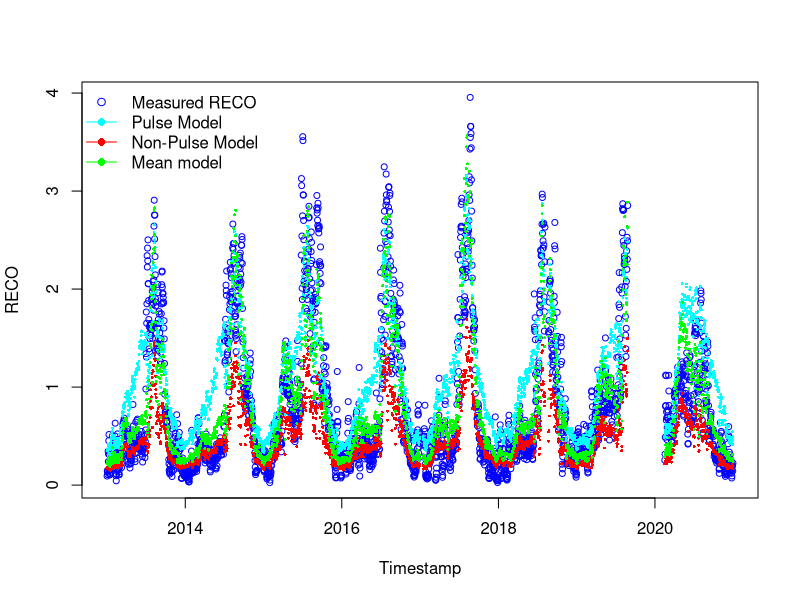
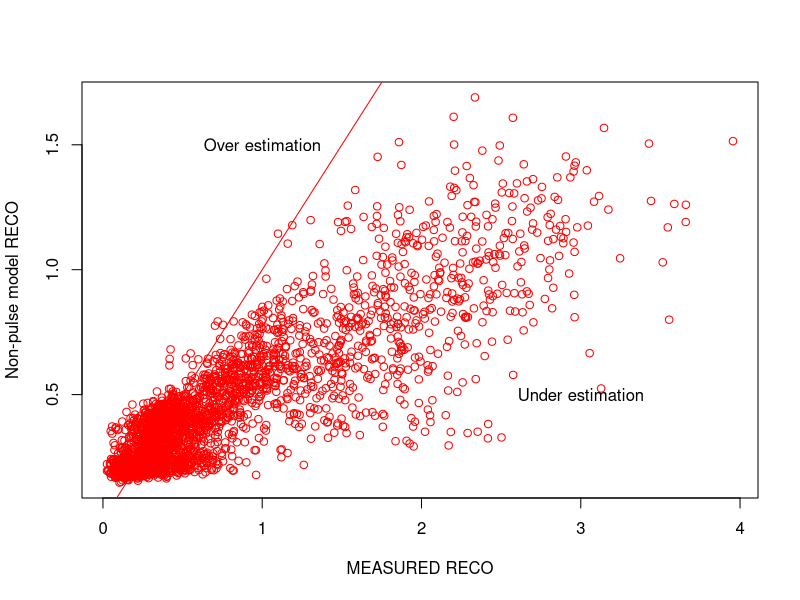
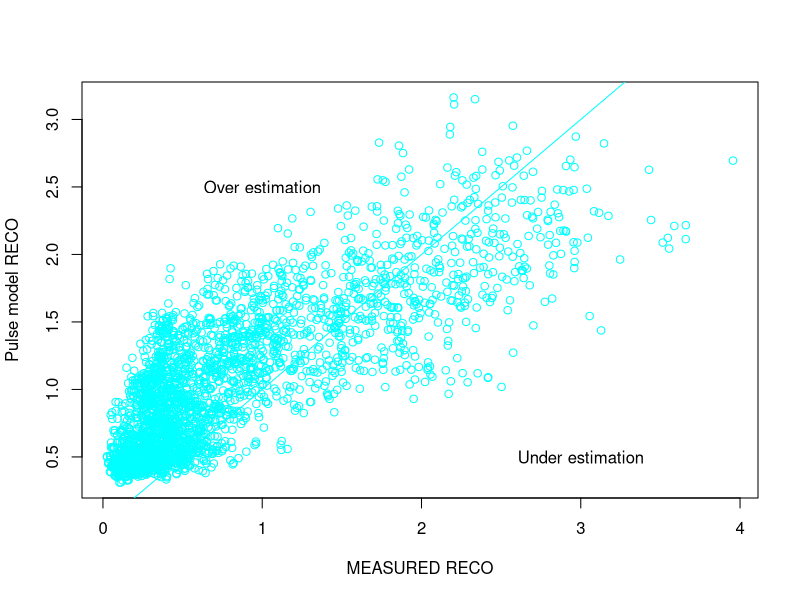
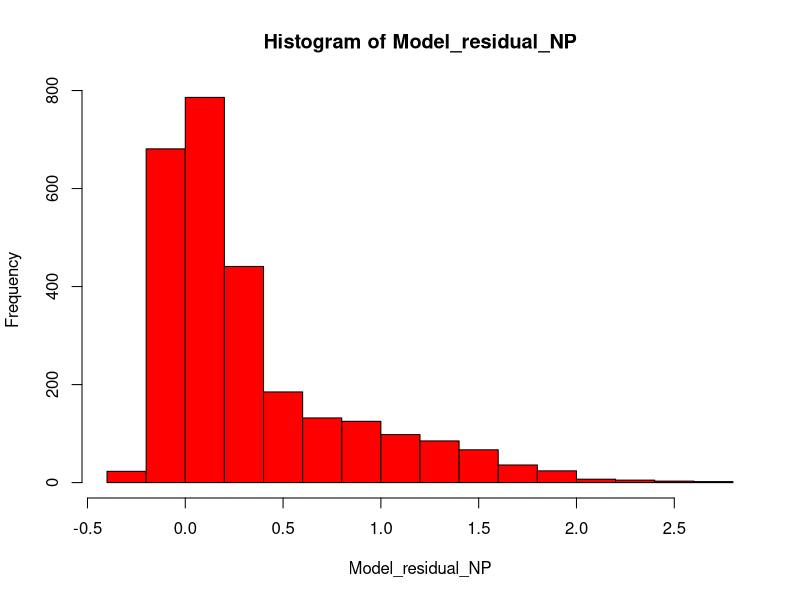
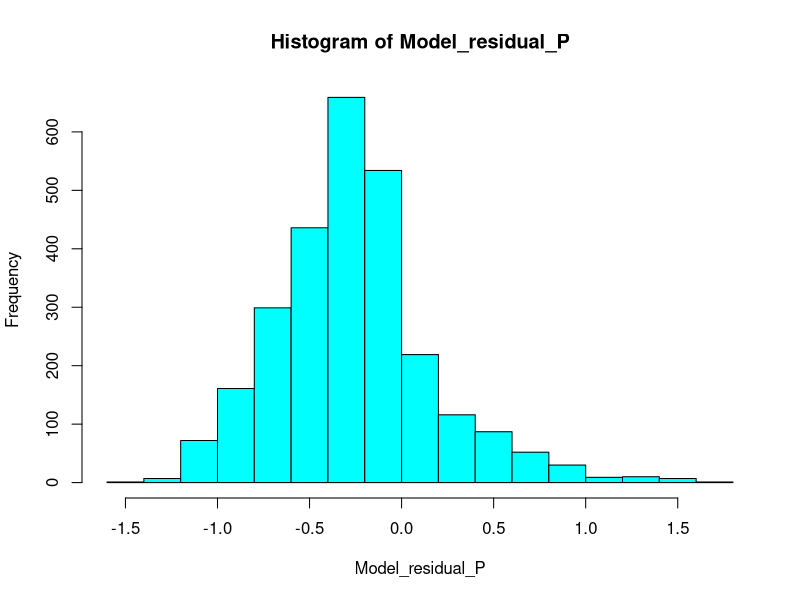
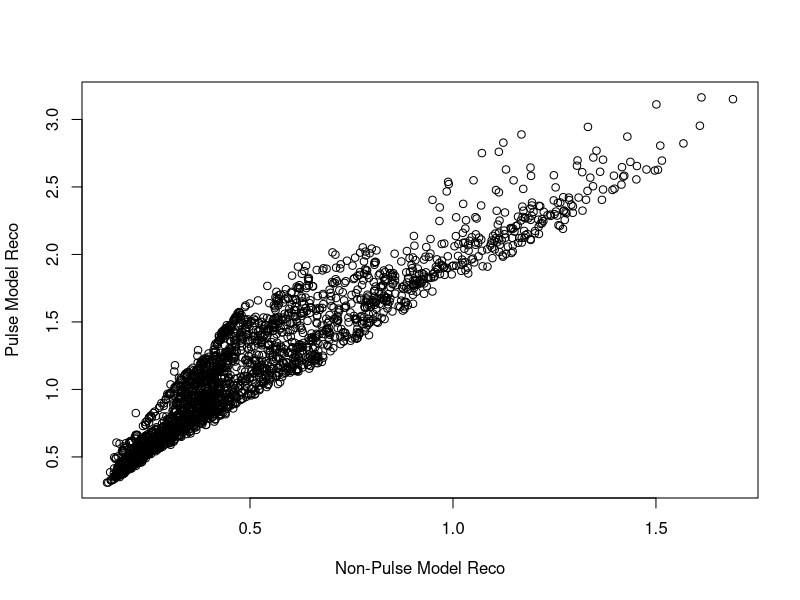

Source code (R) for these figures, in order: (Note: this script raises an error after producing the figures.)
# 17-05-2024
# Anastasia Makhnykina

library(dplyr)
library(tidyr)
library(tidyverse)
library(lubridate)
library(ggplot2)
library(units)
library(stats)
library(grDevices)
library(readr)
library(ggpubr)
library(minpack.lm)


# Read other pulse division docs - with "DM" in their names
years_sum1 <- read.csv("data/years_sum1_DM.csv")
years_sum_Pulse0 <- read.csv("data/years_sum_Pulse0_DM.csv")
years_sum_Pulse1 <- read.csv("data/years_sum_Pulse1_DM.csv")

# Make sure in the Date format
years_sum_Pulse0$date <- as.Date(years_sum_Pulse0$date)
years_sum_Pulse1$date <- as.Date(years_sum_Pulse1$date)
years_sum1$date <- as.Date(years_sum1$date)

# CHECK COLUMN NAMES AND DATA TYPES
str(years_sum_Pulse0)
str(years_sum_Pulse1)
str(years_sum1)

####### Non-Pulse model ###################
###########################################

# Remove rows with missing values
years_sum_Pulse0 <- na.omit(years_sum_Pulse0)

# Calculate Soil Moisture
years_sum_Pulse0$meanSWC5 <- as.numeric(as.character(years_sum_Pulse0$meanSWC5))
SoilMoisture <- years_sum_Pulse0$meanSWC5/100

# Assign variables
years_sum_Pulse0$meanST5 <- as.numeric(as.character(years_sum_Pulse0$meanST5))
years_sum_Pulse0$meanGPP <- as.numeric(as.character(years_sum_Pulse0$meanGPP))

meanSWC5_NP <- SoilMoisture
meanST5_NP <- years_sum_Pulse0$meanST5
meanGPP_NP <- years_sum_Pulse0$meanGPP
GPPmax_NP <- max(years_sum_Pulse0$meanGPP, na.rm = TRUE)

########## Fit Non-Pulse model ##################
years_sum_Pulse0$meanRECO <- as.numeric(as.character(years_sum_Pulse0$meanRECO))

Param_model4_NP <- nls(meanRECO ~ FrefNP*((meanGPP_NP/GPPmax_NP +n)/1+n) *
                         (1-c4*(0.1-meanSWC5_NP)^2)*exp(b4*meanST5_NP), 
                       data = years_sum_Pulse0,
                       start = list(FrefNP=0.75, c4=56.54, b4=0.04, n=0.84),
                       control = nls.control(maxiter = 1000, minFactor = 0.01)
)
Summary_Model4_NP = summary(Param_model4_NP)

# Formula: meanRECO ~ Fref * ((meanGPP_NP/GPPmax_NP + n)/1 + n) * (1 - c4 * 
#                                                                    (0.1 - meanSWC5_NP)^2) * exp(b4 * meanST5_NP)

# NON_Pulse parameters
#Estimate Std. Error t value Pr(>|t|)    
#Fref 0.561731   0.022309  25.179   <2e-16 ***
# c4   8.106202   4.970882   1.631    0.103    
#b4   0.034162   0.001555  21.973   <2e-16 ***
# n    0.129719   0.004816  26.933   <2e-16 ***


FrefNP = 0.561731
SMoptNP =0.125 
c4NP = 8.106202
b4NP =  0.034162 
nNP=  0.129719

#################### Pulse model ##################################
###################################################################

# Remove rows with missing values
years_sum_Pulse1 <- na.omit(years_sum_Pulse1)

# Change the data format 
years_sum_Pulse1$meanSWC5 <- as.numeric(as.character(years_sum_Pulse1$meanSWC5))
years_sum_Pulse1$meanST5 <- as.numeric(as.character(years_sum_Pulse1$meanST5))
years_sum_Pulse1$meanGPP <- as.numeric(as.character(years_sum_Pulse1$meanGPP))
years_sum_Pulse1$meanRECO <- as.numeric(as.character(years_sum_Pulse1$meanRECO))

# Assign variables
SoilMoisture_P =years_sum_Pulse1$meanSWC5/100
meanSWC5_P = SoilMoisture_P
meanST5_P = years_sum_Pulse1$meanST5
meanGPP_P = years_sum_Pulse1$meanGPP
GPPmax_P = max(years_sum_Pulse1$meanGPP, na.rm=TRUE)

Param_model4_P <- nls(meanRECO ~ FrefP*((meanGPP_P/GPPmax_P +n)/1+n) *(1-c4*(0.1-meanSWC5_P)^2)*exp(b4*meanST5_P), 
                      data = years_sum_Pulse1,
                      start = list(FrefP=0.75, c4=56.54, b4=0.04, n=0.84),
                      control = nls.control(maxiter = 1000, minFactor = 0.01)
)
Summary_Model4_P = summary(Param_model4_P)

# Parameters:
#   Estimate Std. Error t value Pr(>|t|)    
# Fref   0.616634   0.045269  13.621  < 2e-16 ***
#   c4   -10.431847   1.596214  -6.535 1.01e-10 ***
#   b4     0.044407   0.002129  20.862  < 2e-16 ***
#   n      0.243863   0.014703  16.586  < 2e-16 ***

# Pulse parameters
FrefP = 0.616634 
SMoptP =0.125 
c4P = -10.431847   
b4P = 0.044407
nP= 0.243863


############### All time model OR MEAN MODEL #################################
################################################################

complete.cases(years_sum1)

# Remove rows with missing values
years_sum1 <- na.omit(years_sum1)

# Change data format
years_sum1$meanSWC5 <- as.numeric(as.character(years_sum1$meanSWC5))
years_sum1$meanST5 <- as.numeric(as.character(years_sum1$meanST5))
years_sum1$meanGPP <- as.numeric(as.character(years_sum1$meanGPP))
years_sum1$meanRECO <- as.numeric(as.character(years_sum1$meanRECO))

# Setting up drivers for all time
SoilMoisture_all =years_sum1$meanSWC5/100
All_meanSWC5 = SoilMoisture_all
All_meanST5 = years_sum1$meanST5
All_meanGPP = years_sum1$meanGPP
All_GPPmax = max(years_sum1$meanGPP, na.rm = TRUE)

Param_model4_All <- nls(meanRECO ~ FrefL*((All_meanGPP/All_GPPmax +nL)/1+nL) *(1-c4L*(0.1-All_meanSWC5)^2)*exp(b4L*All_meanST5), 
                      data = years_sum1,
                      start = list(FrefL=0.75,  c4L=56.54, b4L=0.04, nL=0.84),
                      control = nls.control(maxiter = 1000, minFactor = 0.01)
)
Summary_Model4_All = summary(Param_model4_All)


#Parameters:
#  Estimate Std. Error t value Pr(>|t|)    
#FrefL  1.136042   0.049023  23.173  < 2e-16 ***
#  c4L   -7.755161   1.219586  -6.359 2.38e-10 ***
#  b4L    0.036016   0.001490  24.174  < 2e-16 ***
#  nL     0.079803   0.002769  28.815  < 2e-16 ***
#  ---
#  Signif. codes:  0 ‘***’ 0.001 ‘**’ 0.01 ‘*’ 0.05 ‘.’ 0.1 ‘ ’ 1

# Mean parameters
FrefL = 1.136042
SMoptL =0.125 
c4L = -7.755161   
b4L = 0.036016
nL= 0.079803

#run model for full time series
ALL_model4_NP = FrefNP*((All_meanGPP/All_GPPmax +nNP)/1+nNP) *(1-c4NP*(SMoptNP-All_meanSWC5)^2)*exp(b4NP*All_meanST5)
#run model for full time series based on pulse time parameters
All_model4_P = FrefP*((All_meanGPP/All_GPPmax +nP)/1+nP) *(1-c4P*(SMoptP-All_meanSWC5)^2)*exp(b4P*All_meanST5)
#run all time model
All_model4 = FrefL*((All_meanGPP/All_GPPmax +nL)/1+nL) *(1-c4L*(SMoptL-All_meanSWC5)^2)*exp(b4L*All_meanST5)

# Plot the RECO time series 
plot(years_sum1$date, years_sum1$meanRECO, type = "p", col = "blue", xlab = "Timestamp", ylab = "RECO", cex = 0.8)

# Add the model output time series to the plot - CORRECT FIGURE
points(years_sum1$date, ALL_model4_NP, col = "red", pch = 16, cex = 0.4)
points(years_sum1$date, All_model4_P, col = "cyan", pch = 16, cex = 0.4, alpha=0.5)
points(years_sum1$date, All_model4, col = "green", pch = 16, cex = 0.4, alpha=0.5)

# create the legend
legend(x = "topleft",
       legend = c("Measured RECO", "Pulse Model", "Non-Pulse Model", "Mean model"),
       pch = c(1, 16, 16,16),
       col = c("blue", "cyan", "red","green"),
       lty = c(NA, 1, 1,1),
       bty = "n")


##### Find model parameters for each year ######################
################################################################

# NP-model
years_sum_Pulse0$year <- substr(years_sum_Pulse0$date, 1,4)
years_sum_Pulse0$year <- as.numeric(as.character(years_sum_Pulse0$year))

yearID1 <- unique(years_sum_Pulse0$year)

start1 <- list(FrefNP=0.75, c4=56.54, b4=0.04, n=0.84)

# create empty data.frame to store IDs and parameters
params.pre1 <- data.frame(matrix(nrow = length(yearID1), ncol = 1+length(start1)))
names(params.pre1) <- c("yearID1", names(start1))

for(i in seq_along(yearID1)) {
  # create data frame for sub "i"
  
  individual_DFs1 <- years_sum_Pulse0 %>% filter (year %in% yearID1[i])
  
  # fit model for each sub "i"
  Param_model4_NP1 <- nlsLM(meanRECO ~ FrefNP*((meanGPP_NP/GPPmax_NP +n)/1+n) *
                              (1-c4*(0.1-meanSWC5_NP)^2)*exp(b4*meanST5_NP), 
                           data = individual_DFs1,
                           start = start1, trace = TRUE,
                            )
  
  # store IDs
  params.pre1[i,1] <- yearID1[i]
  
  # store fit parameters
  params.pre1[i,2:ncol(params.pre1)] <- Param_model4_NP1$m$getPars()
  
  #params.pre[i,3:ncol(params.pre)] <- Param_model4_P1$m$getPars()
  
  
  
}

params.pre1


# Pulse model
years_sum_Pulse1$year <- substr(years_sum_Pulse1$date, 1,4)
years_sum_Pulse1$year <- as.numeric(as.character(years_sum_Pulse1$year))

yearID <- unique(years_sum_Pulse1$year)

start <- list(FrefP=0.75, c4=56.54, b4=0.04, n=0.84)

# create empty data.frame to store IDs and parameters
params.pre <- data.frame(matrix(nrow = length(yearID), ncol = 1+length(start)))
names(params.pre) <- c("yearID", names(start))


for(i in seq_along(yearID)) {
  # create data frame for sub "i"
  
  individual_DFs <- years_sum_Pulse1 %>% filter (year %in% yearID[i])
  
  # fit model for each sub "i"
  Param_model4_P1 <- nlsLM(meanRECO ~ FrefP*((meanGPP_P/GPPmax_P +n )/1+n) *(1-c4*(0.1-meanSWC5_P)^2)*exp(b4*meanST5_P), 
                         data = individual_DFs,
                         start = start, trace = TRUE,
                         #control = nls.control(maxiter = 1000, minFactor = 0.01)
                         )
  
  # store IDs
  params.pre[i,1] <- yearID[i]
 
  # store fit parameters
  params.pre[i,2:ncol(params.pre)] <- Param_model4_P1$m$getPars()
  
  #params.pre[i,3:ncol(params.pre)] <- Param_model4_P1$m$getPars()
  
  
  
}

params.pre


# Mean Model 
years_sum1$year <- substr(years_sum1$date, 1,4)
years_sum1$year <- as.numeric(as.character(years_sum1$year))

yearID2 <- unique(years_sum1$year)

start2 <- list(FrefL=0.75,  c4L=56.54, b4L=0.04, nL=0.84)

# create empty data.frame to store IDs and parameters
params.pre2 <- data.frame(matrix(nrow = length(yearID2), ncol = 1+length(start2)))
names(params.pre2) <- c("yearID", names(start2))


for(i in seq_along(yearID2)) {
  # create data frame for sub "i"
  
  individual_DFs2 <- years_sum1 %>% filter (year %in% yearID2[i])
  
  # fit model for each sub "i"
  Param_model4_All1 <- nlsLM(meanRECO ~ FrefL*((All_meanGPP/All_GPPmax +nL)/1+nL)*(1-c4L*(0.1-All_meanSWC5)^2)*exp(b4L*All_meanST5), 
                           data = individual_DFs2,
                           start = start2, trace = TRUE,
                           #control = nls.control(maxiter = 1000, minFactor = 0.01)
  )

  # store IDs
  params.pre2[i,1] <- yearID2[i]
  
  # store fit parameters
  params.pre2[i,2:ncol(params.pre2)] <- Param_model4_All1$m$getPars()
  
  #params.pre[i,3:ncol(params.pre)] <- Param_model4_P1$m$getPars()
  
  
  
}

params.pre2



##### Compare modeled and measured data
plot(years_sum1$meanRECO,ALL_model4_NP, type = "p", col = "red", xlab = "MEASURED RECO", ylab = "Non-pulse model RECO")
text(x = 1, y = 1.5, labels = "Over estimation")
text(x = 3, y = 0.5, labels = "Under estimation")
points( years_sum1$meanRECO,years_sum1$meanRECO,  type = "l", col = "red")

plot(years_sum1$meanRECO,All_model4_P,  type = "p", col = "cyan", xlab = "MEASURED RECO", ylab = "Pulse model RECO")
text(x = 1, y = 2.5, labels = "Over estimation")
text(x = 3, y = 0.5, labels = "Under estimation")
points( years_sum1$meanRECO,years_sum1$meanRECO,  type = "l", col = "cyan")



# Calulate the model residual and investigate whether residuals are higher during pulse times. 
Model_residual_NP = years_sum1$meanRECO-ALL_model4_NP
hist(Model_residual_NP, col = "red")

Model_residual_P = years_sum1$meanRECO - All_model4_P
hist(Model_residual_P, col = "cyan")


# calculate RMSE
rmse_NP <- sqrt(mean((ALL_model4_NP - years_sum1$meanRECO)^2, na.rm = TRUE))
rmse_P <- sqrt(mean((All_model4_P - years_sum1$meanRECO)^2, na.rm = TRUE))
# calculate MAPE
mape_NP <- mean(abs(ALL_model4_NP - years_sum1$meanRECO) / years_sum1$meanRECO, na.rm = TRUE) * 100
mape_P <- mean(abs(All_model4_P - years_sum1$meanRECO) / years_sum1$meanRECO, na.rm = TRUE) * 100
# calculate R-squared
r_squared_NP <- cor(ALL_model4_NP, years_sum1$meanRECO, use = "complete.obs")^2
r_squared_P <- cor(All_model4_P, years_sum1$meanRECO, use = "complete.obs")^2

Reco_NP = sum(ALL_model4_NP, na.rm = TRUE)
Reco_P = sum(All_model4_P, na.rm = TRUE)
Reco_obs = sum(years_sum1$meanRECO, na.rm = TRUE)
Reco_allMean = sum(All_model4, na.rm=TRUE)


plot(ALL_model4_NP,All_model4_P, xlab = "Non-Pulse Model Reco", ylab = "Pulse Model Reco")
 
###################### Next step - Combined model ################################
##################################################################################

# Create df just with fluxes and create combined Model
Reco_df <- years_sum1 %>%
  select(date, meanRECO, sdReco, max_pulse_duration, rain_event)


Reco_df$PulseM <- All_model4_P
Reco_df$NonPulseM <- ALL_model4_NP
Reco_df$MeanM <- All_model4


Reco1 <- Reco_df %>%
  select (date, meanRECO, max_pulse_duration, PulseM, NonPulseM, MeanM) %>%
  mutate(case_when(max_pulse_duration == 0 ~ NonPulseM,
                  max_pulse_duration == 8 ~ PulseM,
                max_pulse_duration == 14 ~ PulseM,
                max_pulse_duration == 20 ~ PulseM))
                         


Reco_Measured = sum(Reco1$meanRECO, na.rm = TRUE)
Reco_PandNP = sum(Reco1$`case_when(...)`, na.rm = TRUE)
Reco_MeanMod = sum(Reco1$MeanM, na.rm = TRUE)

Reco1$thresholdM <- Reco15$Reco_Combined


plot(Reco_df$date, Reco_df$meanRECO, type = "p", col = "blue", xlab = "Timestamp", 
     ylab =  "Reco, µmol m-2 s-1", cex = 0.8)
     
points(Reco1$date, Reco1$`case_when(...)`, col="green", pch = 16, cex = 0.4, alpha=0.5)
points(Reco1$date, Reco1$MeanM, col="red", pch = 16, cex = 0.4, alpha=0.5)
points(Reco1$date, Reco1$thresholdM, col="cyan", pch = 16, cex = 0.4, alpha=0.5)
# create the legend
legend(x = "topleft",
       legend = c("Measured Reco", "P-NP model", "Mean model", "15% model"),
       pch = c(1, 16, 16, 16),
       col = c("blue", "green", "red", "cyan"),
       lty = c(NA, 1,1,1),
       bty = "n")


Reco_df$Reco_Combined <- Reco1$`case_when(...)`

Reco_df %>%
  na.omit() %>%
  ggplot(aes(x=date))+
  geom_point(aes(y = meanRECO),shape=20, color = "blue", size = 2)+
  geom_point(aes(y=Reco_Combined),shape=1, size = 1, color = "green")+
  theme_classic()+
  theme(text = element_text(size = 15))+
  ylab(~paste("Reco, ", mu, "mol m"^-2,"s"^-1))+
  xlab("Timestamp")+
  ylim(0,4)
  
plot(Reco_df$meanRECO, Reco_df$Reco_Combined, type = "p", col = "black", xlab = "Mesured Reco", 
     ylab =  "Modelled Reco", cex = 0.8)

Reco_df %>%
  ggplot(aes(x=meanRECO, y = Reco_Combined))+
  geom_point(shape=1)+
  theme_classic()+
  theme(text = element_text(size = 15))+
  stat_regline_equation(aes(label = paste(..eq.label..,..rr.label.., sep = "~~~~")))+
  stat_smooth(method = "lm",formula = y ~ x ,size = 1)+
  ylab(~paste("Combined model Reco, ", mu, "mol m"^-2,"s"^-1))+
  xlab(~paste("Measured Reco, ", mu, "mol m"^-2,"s"^-1))+
  ylim(0,5)+
  xlim(0,5)

# calculate RMSE COMBINED MODEL
rmse_CombinedMod <- sqrt(sum((Reco_df$Reco_Combined - Reco_df$meanRECO)^2, na.rm=TRUE)/nrow(Reco_df))

# calculate MAPE -  Mean absolute percent error
mape_CombinedMod <- mean(abs((Reco_df$Reco_Combined - Reco_df$meanRECO) / Reco_df$meanRECO), na.rm=TRUE) * 100
 
# calculate R-squared 
r_squared_CombinedMod <- cor(Reco_df$Reco_Combined, Reco_df$meanRECO, use = "complete.obs")^2

# calculate RMSE MEAN MODEL
rmse_MeanMod <- sqrt(sum((Reco_df$MeanM - Reco_df$meanRECO)^2, na.rm=TRUE)/nrow(Reco_df))

# calculate MAPE -  Mean absolute percent error
mape_MeanMod <- mean(abs((Reco_df$MeanM - Reco_df$meanRECO) / Reco_df$meanRECO), na.rm=TRUE) * 100

# calculate R-squared
r_squared_MeanMod <- cor(Reco_df$MeanM, Reco_df$meanRECO, use = "complete.obs")^2



###### Calculate cumulative flux for - Mean model, Including Pulse and non-pulse together and measured fluxes ######
####################################################################################################################

### Create df with just fluxes #####

Recodf_new <- Reco_df %>%
  na.omit() %>%
  select (date, meanRECO, MeanM, Reco_Combined)

Recodf_new$culMeasured <- ave(Recodf_new$meanRECO, FUN = cumsum)  
Recodf_new$culMeanMod <- ave(Recodf_new$MeanM, FUN = cumsum)  
Recodf_new$culModelled <- ave(Recodf_new$Reco_Combined, FUN = cumsum)  

Recodf_new$ThresholdCum <- Recodf_new15$culModelled


plot(Recodf_new$date,Recodf_new$culMeasured,  type = "l", col = "blue", xlab = "Year", 
     ylab =  "Cumulative Reco", cex = 0.8)
lines(Recodf_new$date, Recodf_new$culMeanMod, type = "l", col = "red")
lines(Recodf_new$date, Recodf_new$culModelled, type = "l", col = "green")
lines(Recodf_new$date, Recodf_new$ThresholdCum, type = "l", col = "cyan")

legend(x = "topleft",
       legend = c("Measured Reco", "Mean model", "P-NP model", "15% model"),
       pch = c(1, 16, 16, 16),
       col = c("blue", "red", "green", "cyan"),
       lty = c(NA, 1,1,1),
       bty = "n")

### Calculate differences from the measured CUMILATIVE values Modelled - Measured  #########

Recodf_new$diffCum15 <- Recodf_new15$diffComb

Recodf_new$diffMean <- Recodf_new$culMeasured - Recodf_new$culMeanMod
Recodf_new$diffComb <- Recodf_new$culMeasured - Recodf_new$culModelled


plot(Recodf_new$date,Recodf_new$diffComb,  type = "l", col = "blue", xlab = "Year", 
     ylab =  "Difference from measured Reco", #cex = 0.8,
     ylim = c(-60,200)
)
lines(Recodf_new$date, Recodf_new$diffMean, type = "l", col = "red")
lines(Recodf_new$date, Recodf_new$diffCum15, type = "l", col = "cyan")

legend(x = "topleft",
       legend = c("P-NP model difference", "Mean model difference", "15% model difference"),
       pch = c(1, 16, 16, 16),
       col = c("blue", "red", "cyan"),
       lty = c(NA, 1, 1, 1),
       bty = "n")


Recodf_new %>%
  ggplot(aes(x=date))+ 
  geom_line(aes(y = diffMean, col = 'diffMean'))+
  geom_line(aes(y = diffComb, col = 'diffComb'))+
  theme_classic()+
  theme(text = element_text(size = 15))+
  #stat_regline_equation(aes(label = paste(..eq.label..,..rr.label.., sep = "~~~~")))+
  #stat_smooth(method = "lm",formula = y ~ x ,size = 1)+
  ylab(~paste("Modelled Rsoil, ", mu, "mol m"^-2,"s"^-1))+
  xlab('Year')
#ggtitle('Non-pulse time')+
#ylim(0,4)+
#xlim(0,4)


### Calculate differences from the measured values Measured - Modelled #########
Recodf_new$diff15Meas <- Recodf_new15$diffCombV

Recodf_new$diffMeanV <- Recodf_new$meanRECO - Recodf_new$MeanM
Recodf_new$diffCombV <- Recodf_new$meanRECO - Recodf_new$Reco_Combined


plot(Recodf_new$date,Recodf_new$diffCombV,  type = "l", col = "blue", xlab = "Year", 
     ylab =  "Difference from measured Reco", #cex = 0.8,
     ylim = c(-2,3)
)
lines(Recodf_new$date, Recodf_new$diffMeanV, type = "l", col = "red")
lines(Recodf_new$date, Recodf_new$diff15Meas, type = "l", col = "cyan")

legend(x = "topleft",
       legend = c( "P-NP model difference", "Mean model difference", "15% model difference"),
       pch = c(1, 16, 16, 16),
       col = c("blue", "red", "cyan"),
       lty = c(NA, 1, 1, 1),
       bty = "n")


######### AIC calculation ################

#1 NM model

AIC_1 <- AIC(Param_model4_NP)

# Print the result
cat("Automated AIC:", AIC_1, "\n")

#2 P model

AIC_2 <- AIC(Param_model4_P)

# Print the result
cat("Automated AIC:", AIC_2, "\n")

#3 All model
AIC_3 <- AIC(Param_model4_All)

# Print the result
cat("Automated AIC:", AIC_3, "\n")
 

# For combined MODEL ###########
loglik <- logLik(Param_model4_All)

n   <- attributes(loglik)$nobs 
p   <- attributes(loglik)$df 

dev <- -2*as.numeric(loglik)

my_AIC  <- dev + 2 * p
my_AIC1 <- dev + 2*4

my_AIC2 <- dev + 2*8

broom:: glance(Param_model4_All)

#  sigma isConv     finTol logLik   AIC   BIC deviance df.residual  nobs
#<dbl> <lgl>       <dbl>  <dbl> <dbl> <dbl>    <dbl>       <int> <int>
#  1 0.356 TRUE   0.00000808 -1042. 2094. 2124.     342.        2696  2700

broom:: glance(Param_model4_NP)
# sigma isConv     finTol logLik   AIC   BIC deviance df.residual  nobs
#<dbl> <lgl>       <dbl>  <dbl> <dbl> <dbl>    <dbl>       <int> <int>
#  1 0.198 TRUE   0.00000392   343. -677. -650.     66.3        1693  1697

broom:: glance(Param_model4_P)
# sigma isConv     finTol logLik   AIC   BIC deviance df.residual  nobs
#<dbl> <lgl>       <dbl>  <dbl> <dbl> <dbl>    <dbl>       <int> <int>
#  1 0.435 TRUE   0.00000601  -587. 1184. 1208.     189.         999  1003
